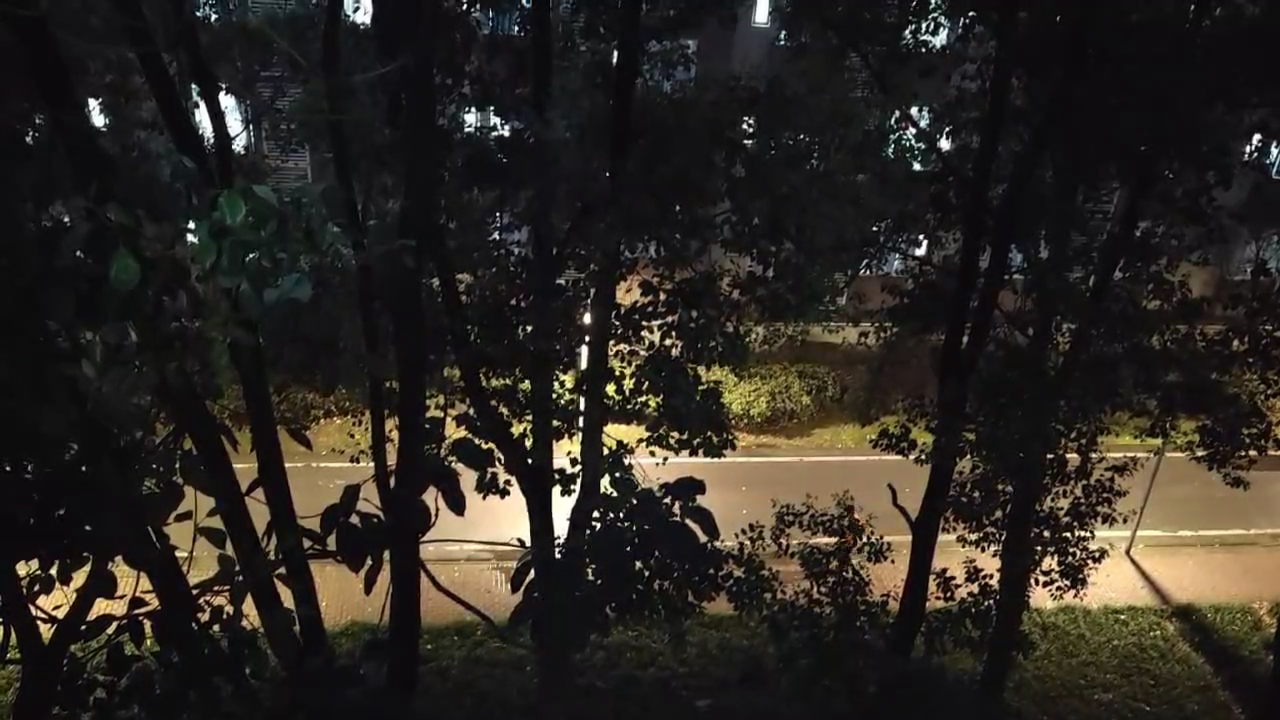
#> input picture frame 50 of video_stay_dark.mp4, 1280 x 720 px
$ python Analyze_withNoise.py
#> lines starting #> are read from the running program, lines starting #| are printed output that depends on the picture
import cv2
import numpy as np
import matplotlib.pyplot as plt
import os
import random

# --- 配置 Matplotlib 支持中文显示 ---
plt.rcParams['font.sans-serif'] = ['SimHei']
plt.rcParams['axes.unicode_minus'] = False
plt.rcParams.update({'font.size': 10})
# ---

# --- 参数 ---
TARGET_VIDEO = 'video_stay_dark.mp4' # 选择用于分析的视频
FRAME_INDEX_TO_ANALYZE = 50       # 选择要分析的帧索引
OUTPUT_DIR_NOISE = 'noise_analysis_output'

# 噪声参数
GAUSSIAN_MEAN = 0
GAUSSIAN_VAR = 0.01 # 方差，值越大噪声越强
SALT_VS_PEPPER_RATIO = 0.5
SALT_PEPPER_AMOUNT = 0.04 # 噪声比例，值越大噪声点越多

if not os.path.exists(OUTPUT_DIR_NOISE):
    os.makedirs(OUTPUT_DIR_NOISE)

# --- 加噪声函数 ---

def add_gaussian_noise(image, mean=0, var=0.01):
    """添加高斯噪声"""
    image = np.array(image/255, dtype=float) # 归一化到 [0, 1]
    noise = np.random.normal(mean, var ** 0.5, image.shape)
    noisy_image = image + noise
    noisy_image = np.clip(noisy_image, 0, 1) # 截断到 [0, 1]
    noisy_image = np.uint8(noisy_image*255) # 转换回 uint8
    return noisy_image

def add_salt_pepper_noise(image, amount=0.04, salt_vs_pepper=0.5):
    """添加椒盐噪声"""
    noisy_image = np.copy(image)
    num_salt = np.ceil(amount * image.size * salt_vs_pepper)
    num_pepper = np.ceil(amount * image.size * (1.0 - salt_vs_pepper))

    # 添加盐噪声 (白色)
    coords = [np.random.randint(0, i - 1, int(num_salt))
              for i in image.shape]
    # Ensure coords are valid indices
    coords_valid = tuple(c[c < s] for c, s in zip(coords, noisy_image.shape))
    if all(len(c) > 0 for c in coords_valid):
         noisy_image[coords_valid] = 255

    # 添加胡椒噪声 (黑色)
    coords = [np.random.randint(0, i - 1, int(num_pepper))
              for i in image.shape]
    # Ensure coords are valid indices
    coords_valid = tuple(c[c < s] for c, s in zip(coords, noisy_image.shape))
    if all(len(c) > 0 for c in coords_valid):
        noisy_image[coords_valid] = 0
    return noisy_image

# --- 统计量计算与绘图 ---

def calculate_stats(image):
    """计算图像的基本统计量"""
    mean = np.mean(image)
    variance = np.var(image)
    hist, _ = np.histogram(image.flatten(), 256, [0, 256])
    return {'mean': mean, 'variance': variance, 'histogram': hist}

def plot_image_and_stats(original_img, noisy_img, noise_type, filename_suffix):
    """绘制原始图像、加噪图像及统计量对比图"""
    stats_orig = calculate_stats(original_img)
    stats_noisy = calculate_stats(noisy_img)

    fig = plt.figure(figsize=(15, 10))
    fig.suptitle(f'原始图像 vs {noise_type}噪声', fontsize=16)

    # 绘制图像
    ax1 = fig.add_subplot(2, 2, 1)
    ax1.imshow(original_img, cmap='gray')
    ax1.set_title('原始图像')
    ax1.axis('off')

    ax2 = fig.add_subplot(2, 2, 2)
    ax2.imshow(noisy_img, cmap='gray')
    ax2.set_title(f'{noise_type}噪声图像')
    ax2.axis('off')

    # 绘制直方图
    ax3 = fig.add_subplot(2, 2, 3)
    ax3.plot(stats_orig['histogram'], color='b', label=f'原始 (均值:{stats_orig["mean"]:.2f}, 方差:{stats_orig["variance"]:.2f})')
    ax3.plot(stats_noisy['histogram'], color='r', label=f'{noise_type} (均值:{stats_noisy["mean"]:.2f}, 方差:{stats_noisy["variance"]:.2f})', alpha=0.7)
    ax3.set_title('灰度直方图对比')
    ax3.set_xlabel('灰度值')
    ax3.set_ylabel('频率')
    ax3.legend()
    ax3.grid(True)

    # 文本显示统计量对比
    ax4 = fig.add_subplot(2, 2, 4)
    text_content = f"--- 统计量对比 ({noise_type}) ---\n\n"
    text_content += f"原始均值: {stats_orig['mean']:.3f}\n"
    text_content += f"{noise_type}均值: {stats_noisy['mean']:.3f}\n"
    text_content += f"均值变化: {stats_noisy['mean'] - stats_orig['mean']:.3f}\n\n"
    text_content += f"原始方差: {stats_orig['variance']:.3f}\n"
    text_content += f"{noise_type}方差: {stats_noisy['variance']:.3f}\n"
    text_content += f"方差变化: {stats_noisy['variance'] - stats_orig['variance']:.3f}"
    ax4.text(0.1, 0.5, text_content, fontsize=10, verticalalignment='center')
    ax4.axis('off')

    plt.tight_layout(rect=[0, 0.03, 1, 0.95]) # Adjust layout to prevent title overlap

    # 保存图像
    save_path = os.path.join(OUTPUT_DIR_NOISE, f'noise_comparison_{filename_suffix}.png')
    plt.savefig(save_path, dpi=150)
    print(f"噪声对比图已保存到: {save_path}")
    plt.close(fig)

# --- 主程序 ---
if __name__ == "__main__":
    # 1. 读取指定视频的特定帧
    if not os.path.exists(TARGET_VIDEO):
        print(f"错误: 目标视频文件 {TARGET_VIDEO} 不存在！")
        exit()

    cap = cv2.VideoCapture(TARGET_VIDEO)
    if not cap.isOpened():
        print(f"错误: 无法打开视频文件 {TARGET_VIDEO}")
        exit()

    frame_count = int(cap.get(cv2.CAP_PROP_FRAME_COUNT))
    if FRAME_INDEX_TO_ANALYZE >= frame_count:
        print(f"错误: 帧索引 {FRAME_INDEX_TO_ANALYZE} 超出视频总帧数 {frame_count}！")
        cap.release()
        exit()

    cap.set(cv2.CAP_PROP_POS_FRAMES, FRAME_INDEX_TO_ANALYZE) # 定位到指定帧
    ret, original_frame_color = cap.read()
#> original_frame_color is the input picture: shape (720, 1280, 3); mean B, G, R 33.9, 39.2, 43.8
    cap.release()

    if not ret:
        print(f"错误: 无法读取视频 {TARGET_VIDEO} 的第 {FRAME_INDEX_TO_ANALYZE} 帧！")
        exit()

    # 转换为灰度图进行分析
    original_frame_gray = cv2.cvtColor(original_frame_color, cv2.COLOR_BGR2GRAY)
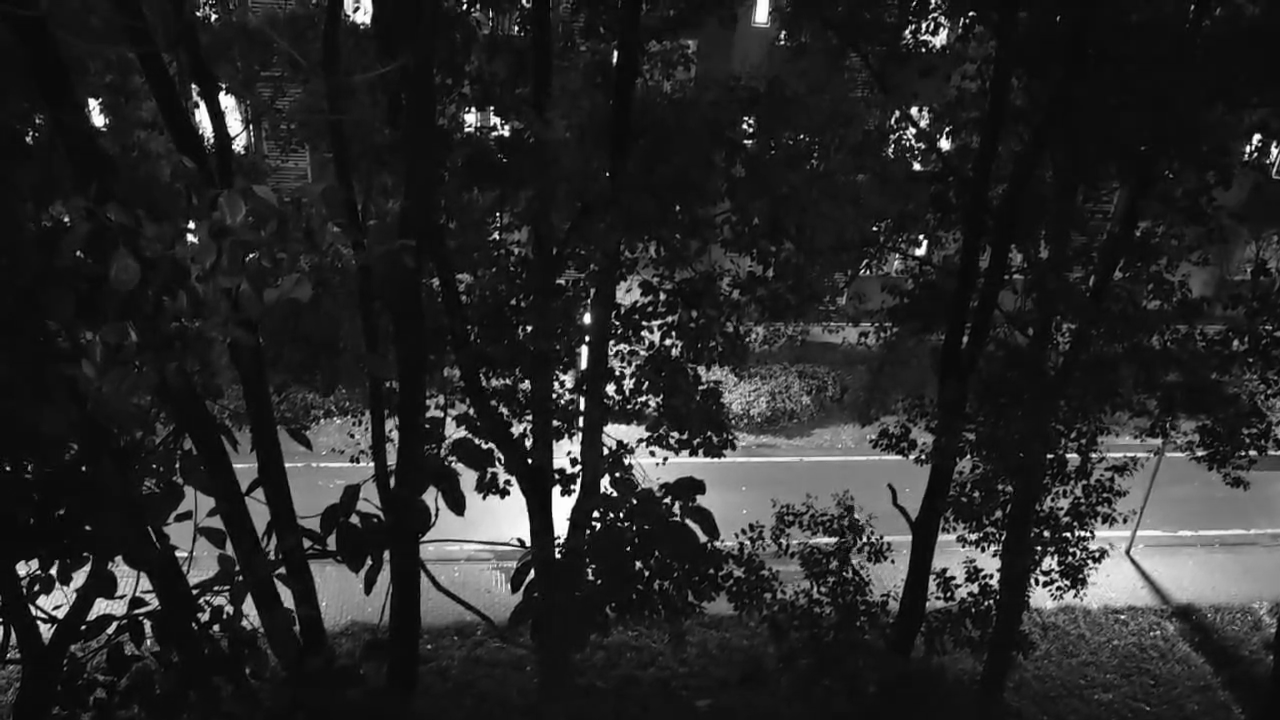
#> original_frame_gray: shape (720, 1280); min 0, max 255, mean 40
    print(f"已成功读取视频 '{TARGET_VIDEO}' 的第 {FRAME_INDEX_TO_ANALYZE} 帧 (灰度图)。")

    # 2. 添加不同类型的噪声
    print("正在添加高斯噪声...")
    noisy_gaussian = add_gaussian_noise(original_frame_gray, GAUSSIAN_MEAN, GAUSSIAN_VAR)
#> in add_gaussian_noise, `noisy_image = image + noise`:
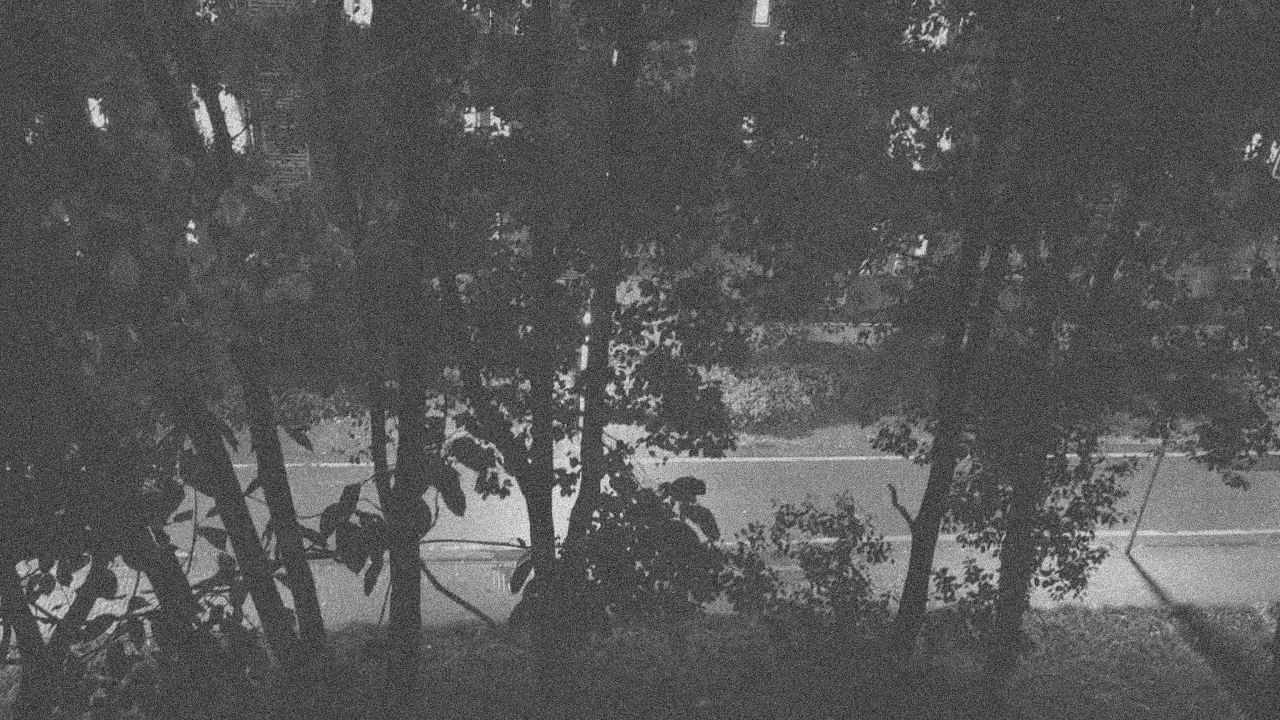
#> noisy_image: shape (720, 1280) float64; min -0.446, max 1.32, mean 0.157; drawn with min black and max white

    print("正在添加椒盐噪声...")
    noisy_salt_pepper = add_salt_pepper_noise(original_frame_gray, SALT_PEPPER_AMOUNT, SALT_VS_PEPPER_RATIO)
#> in add_salt_pepper_noise, `noisy_image[coords_valid] = 0`:
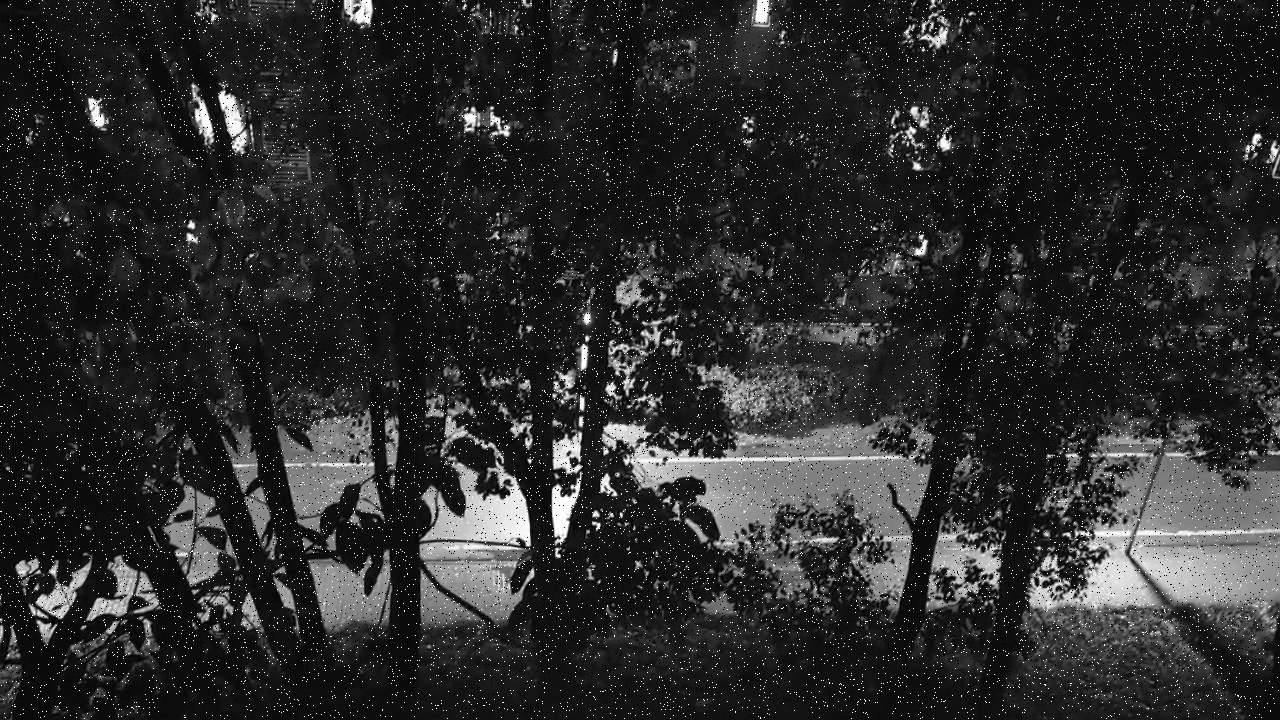
#> noisy_image: shape (720, 1280); min 0, max 255, mean 43.4

    # 3. 分析并可视化结果
    print("正在生成高斯噪声对比图...")
    plot_image_and_stats(original_frame_gray, noisy_gaussian, "高斯", "gaussian")
#> in calculate_stats, `mean = np.mean(image)`: mean = 39.98
#> in calculate_stats, `variance = np.var(image)`: variance = 2202.5
#> in calculate_stats, `hist, _ = np.histogram(image.flatten(), 256, [0, 256])`: hist = 256 values, max 60673 at index 13, min 2 at index 255, mean 3600
#> in plot_image_and_stats, `stats_orig = calculate_stats(original_img)`: stats_orig = 3 items
#> in plot_image_and_stats, `plt.savefig(save_path, dpi=150)`:
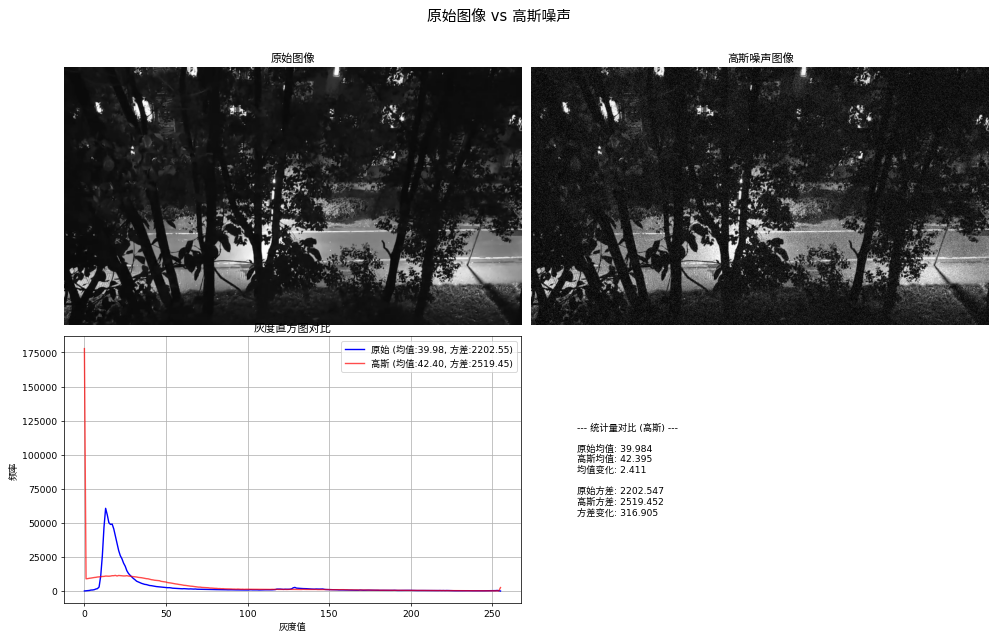
#> figure drawn by matplotlib, 3 panels; panel 3: curve peaks at x = 13, y = 60673; panel 3: curve peaks at x = 0, y = 177820

    print("正在生成椒盐噪声对比图...")
    plot_image_and_stats(original_frame_gray, noisy_salt_pepper, "椒盐", "salt_pepper")
#> call 2 of plot_image_and_stats, with noise_type = '椒盐', filename_suffix = 'salt_pepper'
#> in plot_image_and_stats (call 2), `plt.savefig(save_path, dpi=150)`:
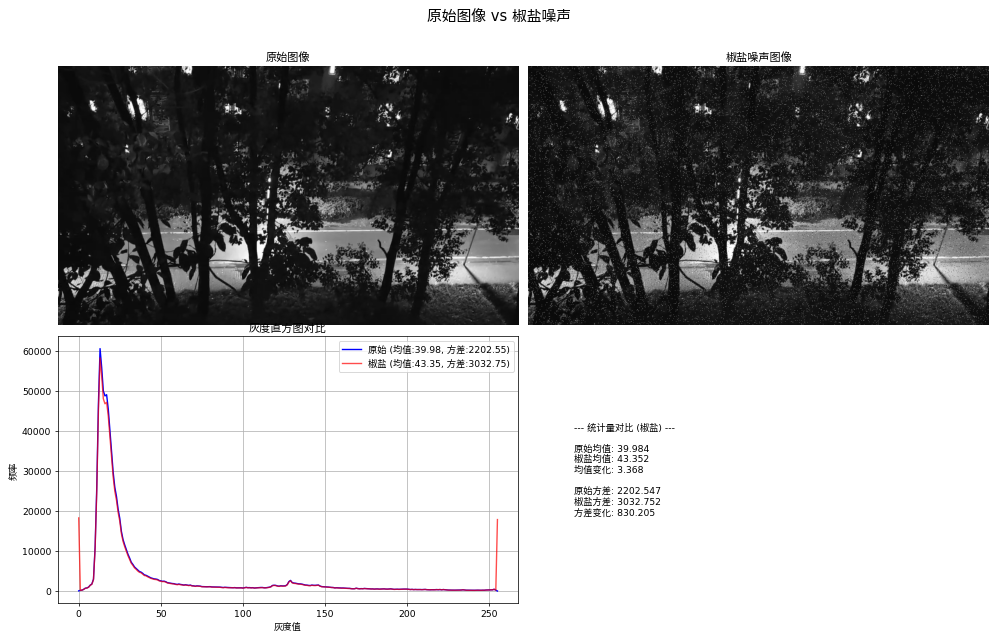
#> figure drawn by matplotlib, 3 panels; panel 3: curve peaks at x = 13, y = 60673; panel 3: curve peaks at x = 13, y = 58338

    print("--- 噪声分析完成 --- ")
